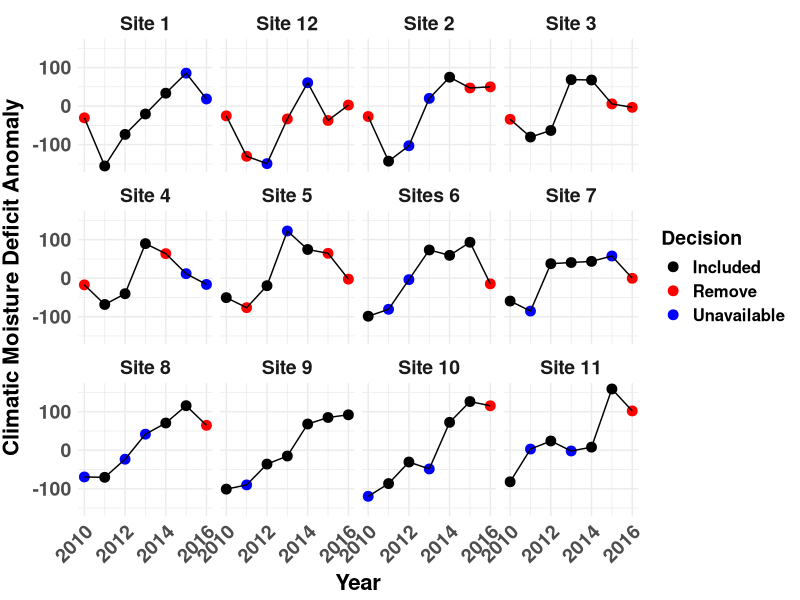

The R script that drew this image:
##################################################################################
## Daniel Anstett
## Generate Fig S2 
## Plots Climate Moisture Deficit Anomaly (CMDA) from 2010 to 2016
## Used to select site/year data included in the study
##
## Last Modified January 22, 2020
###################################################################################


###################################################################################
#Import libraries
library(tidyverse)

###################################################################################
# #Imports weather dataset for each site and year
wna_anom <- read.csv("Data/wna_graph.csv", header=T)

#Reorganize and lable data
wna_anom<-wna_anom %>% mutate(Site.Lat=paste(Latitude, Site, sep="_"))
wna_anom
Site_Labs<-c("32.89928_S02"="Site 1", "34.28425_S07"="Site 2", "36.69096_S08"="Site 4", "36.20081_S10"="Site 3", 
             "34.07808_S11"="Site 12", "43.37876_S15"="Site 11", "41.80979_S16"="Site 9", "41.66546_S17"="Site 8",
             "39.74298_S18"="Site 7", "39.39442_S29"="Sites 6", "37.539_S32"="Site 5",   "42.27411_S36"="Site 10")

#Plot CMDA against year per site
weath.year <- ggplot(wna_anom, aes(Year,CMD.anom))+
  geom_point(size=3, aes(colour=Decision))+
  geom_line()+
  theme_minimal()
# Format points to include decision information
weath.year <- weath.year + facet_wrap( ~ Site.Lat, ncol=4, labeller=labeller(Site.Lat=Site_Labs))+
  scale_color_manual(values= c("Included"="black", "Remove"="red", "Unavailable"="blue"))
weath.year + theme(legend.text = element_text(size = 12, face = "bold"),
                   legend.title = element_text(size=14, face="bold"),
                     axis.text.x = element_text(size=14, face="bold", angle=45,hjust=1),
                     axis.text.y = element_text(size=14,face="bold"),
                     axis.title.x = element_text(color="black", size=16, vjust = 0.5, face="bold"),
                     axis.title.y = element_text(color="black", size=16,vjust = 2, face="bold"),
                   strip.text = element_text(size = 14, face="bold")) +
  scale_x_continuous(name="Year") +
  scale_y_continuous(name="Climatic Moisture Deficit Anomaly")

###################################################################################
